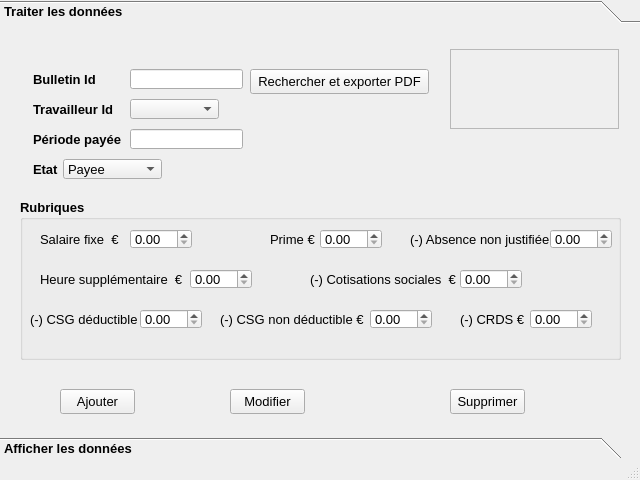
<?xml version="1.0" encoding="UTF-8"?>
<ui version="4.0">
 <class>Interface_Paie_RH</class>
 <widget class="QMainWindow" name="Interface_Paie_RH">
  <property name="geometry">
   <rect>
    <x>0</x>
    <y>0</y>
    <width>640</width>
    <height>480</height>
   </rect>
  </property>
  <property name="windowTitle">
   <string>Gestion des bulletins de salaire</string>
  </property>
  <property name="windowIcon">
   <iconset resource="rssources.qrc">
    <normaloff>:/images/logo_erp.png</normaloff>:/images/logo_erp.png</iconset>
  </property>
  <widget class="QWidget" name="centralwidget">
   <widget class="QToolBox" name="toolBox">
    <property name="geometry">
     <rect>
      <x>0</x>
      <y>0</y>
      <width>641</width>
      <height>460</height>
     </rect>
    </property>
    <property name="font">
     <font>
      <family>Arial</family>
      <pointsize>10</pointsize>
      <weight>75</weight>
      <bold>true</bold>
     </font>
    </property>
    <property name="currentIndex">
     <number>0</number>
    </property>
    <widget class="QWidget" name="page">
     <property name="geometry">
      <rect>
       <x>0</x>
       <y>0</y>
       <width>641</width>
       <height>400</height>
      </rect>
     </property>
     <attribute name="label">
      <string>Traiter les données</string>
     </attribute>
     <widget class="QPushButton" name="pushButton_bull_verifier">
      <property name="geometry">
       <rect>
        <x>250</x>
        <y>40</y>
        <width>179</width>
        <height>25</height>
       </rect>
      </property>
      <property name="font">
       <font>
        <family>Arial</family>
        <pointsize>10</pointsize>
        <weight>50</weight>
        <bold>false</bold>
       </font>
      </property>
      <property name="text">
       <string>Rechercher et exporter PDF</string>
      </property>
     </widget>
     <widget class="QLabel" name="label_etat">
      <property name="geometry">
       <rect>
        <x>33</x>
        <y>130</y>
        <width>28</width>
        <height>20</height>
       </rect>
      </property>
      <property name="font">
       <font>
        <family>Arial</family>
        <pointsize>10</pointsize>
        <weight>75</weight>
        <bold>true</bold>
       </font>
      </property>
      <property name="text">
       <string>Etat</string>
      </property>
     </widget>
     <widget class="QGroupBox" name="groupBox">
      <property name="geometry">
       <rect>
        <x>20</x>
        <y>170</y>
        <width>601</width>
        <height>161</height>
       </rect>
      </property>
      <property name="font">
       <font>
        <family>Arial</family>
        <pointsize>10</pointsize>
        <weight>75</weight>
        <bold>true</bold>
       </font>
      </property>
      <property name="title">
       <string>Rubriques</string>
      </property>
      <widget class="QLabel" name="label_salaire_fixe">
       <property name="geometry">
        <rect>
         <x>20</x>
         <y>30</y>
         <width>84</width>
         <height>20</height>
        </rect>
       </property>
       <property name="font">
        <font>
         <weight>50</weight>
         <bold>false</bold>
        </font>
       </property>
       <property name="text">
        <string>Salaire fixe  €</string>
       </property>
      </widget>
      <widget class="QDoubleSpinBox" name="doubleSpinBox_bull_fixe">
       <property name="geometry">
        <rect>
         <x>110</x>
         <y>30</y>
         <width>62</width>
         <height>20</height>
        </rect>
       </property>
       <property name="font">
        <font>
         <weight>50</weight>
         <bold>false</bold>
        </font>
       </property>
       <property name="maximum">
        <double>100150.000000000000000</double>
       </property>
      </widget>
      <widget class="QLabel" name="label_CSG_deductible">
       <property name="geometry">
        <rect>
         <x>10</x>
         <y>110</y>
         <width>107</width>
         <height>20</height>
        </rect>
       </property>
       <property name="font">
        <font>
         <weight>50</weight>
         <bold>false</bold>
        </font>
       </property>
       <property name="text">
        <string>(-) CSG déductible €</string>
       </property>
      </widget>
      <widget class="QLabel" name="label_CSG_non_deductible">
       <property name="geometry">
        <rect>
         <x>200</x>
         <y>110</y>
         <width>149</width>
         <height>20</height>
        </rect>
       </property>
       <property name="font">
        <font>
         <weight>50</weight>
         <bold>false</bold>
        </font>
       </property>
       <property name="text">
        <string>(-) CSG non déductible €</string>
       </property>
      </widget>
      <widget class="QDoubleSpinBox" name="doubleSpinBox_bull_csg">
       <property name="geometry">
        <rect>
         <x>120</x>
         <y>110</y>
         <width>62</width>
         <height>20</height>
        </rect>
       </property>
       <property name="font">
        <font>
         <weight>50</weight>
         <bold>false</bold>
        </font>
       </property>
       <property name="maximum">
        <double>100150.000000000000000</double>
       </property>
      </widget>
      <widget class="QDoubleSpinBox" name="doubleSpinBox_1bull_csgnon">
       <property name="geometry">
        <rect>
         <x>350</x>
         <y>110</y>
         <width>62</width>
         <height>20</height>
        </rect>
       </property>
       <property name="font">
        <font>
         <weight>50</weight>
         <bold>false</bold>
        </font>
       </property>
       <property name="maximum">
        <double>100150.000000000000000</double>
       </property>
      </widget>
      <widget class="QLabel" name="label_hs">
       <property name="geometry">
        <rect>
         <x>20</x>
         <y>70</y>
         <width>144</width>
         <height>20</height>
        </rect>
       </property>
       <property name="font">
        <font>
         <weight>50</weight>
         <bold>false</bold>
        </font>
       </property>
       <property name="text">
        <string>Heure supplémentaire  €</string>
       </property>
      </widget>
      <widget class="QDoubleSpinBox" name="doubleSpinBox_bull_hs">
       <property name="geometry">
        <rect>
         <x>170</x>
         <y>70</y>
         <width>62</width>
         <height>20</height>
        </rect>
       </property>
       <property name="font">
        <font>
         <weight>50</weight>
         <bold>false</bold>
        </font>
       </property>
       <property name="maximum">
        <double>100150.000000000000000</double>
       </property>
      </widget>
     </widget>
     <widget class="QLineEdit" name="lineEdit_bull_id">
      <property name="geometry">
       <rect>
        <x>130</x>
        <y>40</y>
        <width>113</width>
        <height>20</height>
       </rect>
      </property>
      <property name="font">
       <font>
        <family>Arial</family>
        <pointsize>10</pointsize>
        <weight>50</weight>
        <bold>false</bold>
       </font>
      </property>
     </widget>
     <widget class="QLabel" name="label_bulletin_id">
      <property name="geometry">
       <rect>
        <x>33</x>
        <y>40</y>
        <width>67</width>
        <height>20</height>
       </rect>
      </property>
      <property name="font">
       <font>
        <family>Arial</family>
        <pointsize>10</pointsize>
        <weight>75</weight>
        <bold>true</bold>
       </font>
      </property>
      <property name="text">
       <string>Bulletin Id</string>
      </property>
     </widget>
     <widget class="QLineEdit" name="lineEdit_bull_periode">
      <property name="geometry">
       <rect>
        <x>130</x>
        <y>100</y>
        <width>113</width>
        <height>20</height>
       </rect>
      </property>
      <property name="font">
       <font>
        <family>Arial</family>
        <pointsize>10</pointsize>
        <weight>50</weight>
        <bold>false</bold>
       </font>
      </property>
     </widget>
     <widget class="QComboBox" name="comboBox_bull_etat">
      <property name="geometry">
       <rect>
        <x>63</x>
        <y>130</y>
        <width>99</width>
        <height>20</height>
       </rect>
      </property>
      <property name="font">
       <font>
        <family>Arial</family>
        <pointsize>10</pointsize>
        <weight>50</weight>
        <bold>false</bold>
       </font>
      </property>
      <item>
       <property name="text">
        <string>Payee</string>
       </property>
      </item>
      <item>
       <property name="text">
        <string>Non payee</string>
       </property>
      </item>
     </widget>
     <widget class="QLabel" name="label_periode_payee">
      <property name="geometry">
       <rect>
        <x>33</x>
        <y>100</y>
        <width>97</width>
        <height>20</height>
       </rect>
      </property>
      <property name="font">
       <font>
        <family>Arial</family>
        <pointsize>10</pointsize>
        <weight>75</weight>
        <bold>true</bold>
       </font>
      </property>
      <property name="text">
       <string>Période payée</string>
      </property>
     </widget>
     <widget class="QLabel" name="label_travailleur_id">
      <property name="geometry">
       <rect>
        <x>33</x>
        <y>70</y>
        <width>90</width>
        <height>20</height>
       </rect>
      </property>
      <property name="font">
       <font>
        <family>Arial</family>
        <pointsize>10</pointsize>
        <weight>75</weight>
        <bold>true</bold>
       </font>
      </property>
      <property name="text">
       <string>Travailleur Id</string>
      </property>
     </widget>
     <widget class="QDoubleSpinBox" name="doubleSpinBox_bull_prime">
      <property name="geometry">
       <rect>
        <x>320</x>
        <y>200</y>
        <width>62</width>
        <height>20</height>
       </rect>
      </property>
      <property name="font">
       <font>
        <weight>50</weight>
        <bold>false</bold>
       </font>
      </property>
      <property name="maximum">
       <double>100150.000000000000000</double>
      </property>
     </widget>
     <widget class="QLabel" name="label_prime">
      <property name="geometry">
       <rect>
        <x>270</x>
        <y>200</y>
        <width>52</width>
        <height>20</height>
       </rect>
      </property>
      <property name="font">
       <font>
        <weight>50</weight>
        <bold>false</bold>
       </font>
      </property>
      <property name="text">
       <string>Prime €</string>
      </property>
     </widget>
     <widget class="QDoubleSpinBox" name="doubleSpinBox_bull_co">
      <property name="geometry">
       <rect>
        <x>460</x>
        <y>240</y>
        <width>62</width>
        <height>20</height>
       </rect>
      </property>
      <property name="font">
       <font>
        <weight>50</weight>
        <bold>false</bold>
       </font>
      </property>
      <property name="maximum">
       <double>100150.000000000000000</double>
      </property>
     </widget>
     <widget class="QLabel" name="label_cotisation">
      <property name="geometry">
       <rect>
        <x>310</x>
        <y>240</y>
        <width>150</width>
        <height>20</height>
       </rect>
      </property>
      <property name="font">
       <font>
        <weight>50</weight>
        <bold>false</bold>
       </font>
      </property>
      <property name="text">
       <string>(-) Cotisations sociales  €</string>
      </property>
     </widget>
     <widget class="QDoubleSpinBox" name="doubleSpinBox_bull_crds">
      <property name="geometry">
       <rect>
        <x>530</x>
        <y>280</y>
        <width>62</width>
        <height>20</height>
       </rect>
      </property>
      <property name="font">
       <font>
        <weight>50</weight>
        <bold>false</bold>
       </font>
      </property>
      <property name="maximum">
       <double>100150.000000000000000</double>
      </property>
     </widget>
     <widget class="QLabel" name="label_CRDS">
      <property name="geometry">
       <rect>
        <x>460</x>
        <y>280</y>
        <width>66</width>
        <height>20</height>
       </rect>
      </property>
      <property name="font">
       <font>
        <weight>50</weight>
        <bold>false</bold>
       </font>
      </property>
      <property name="text">
       <string>(-) CRDS €</string>
      </property>
     </widget>
     <widget class="QLabel" name="label_absence">
      <property name="geometry">
       <rect>
        <x>410</x>
        <y>200</y>
        <width>143</width>
        <height>20</height>
       </rect>
      </property>
      <property name="font">
       <font>
        <weight>50</weight>
        <bold>false</bold>
       </font>
      </property>
      <property name="text">
       <string>(-) Absence non justifiée € </string>
      </property>
     </widget>
     <widget class="QDoubleSpinBox" name="doubleSpinBox_bull_abs">
      <property name="geometry">
       <rect>
        <x>550</x>
        <y>200</y>
        <width>62</width>
        <height>20</height>
       </rect>
      </property>
      <property name="font">
       <font>
        <weight>50</weight>
        <bold>false</bold>
       </font>
      </property>
      <property name="maximum">
       <double>100150.000000000000000</double>
      </property>
     </widget>
     <widget class="QPushButton" name="pushButton_bull_ajouter">
      <property name="geometry">
       <rect>
        <x>60</x>
        <y>360</y>
        <width>75</width>
        <height>25</height>
       </rect>
      </property>
      <property name="font">
       <font>
        <family>Arial</family>
        <pointsize>10</pointsize>
        <weight>50</weight>
        <bold>false</bold>
       </font>
      </property>
      <property name="text">
       <string>Ajouter</string>
      </property>
     </widget>
     <widget class="QPushButton" name="pushButton_bull_modifier">
      <property name="geometry">
       <rect>
        <x>230</x>
        <y>360</y>
        <width>75</width>
        <height>25</height>
       </rect>
      </property>
      <property name="font">
       <font>
        <family>Arial</family>
        <pointsize>10</pointsize>
        <weight>50</weight>
        <bold>false</bold>
       </font>
      </property>
      <property name="text">
       <string>Modifier</string>
      </property>
     </widget>
     <widget class="QPushButton" name="pushButton_bull_supp">
      <property name="geometry">
       <rect>
        <x>450</x>
        <y>360</y>
        <width>75</width>
        <height>25</height>
       </rect>
      </property>
      <property name="font">
       <font>
        <family>Arial</family>
        <pointsize>10</pointsize>
        <weight>50</weight>
        <bold>false</bold>
       </font>
      </property>
      <property name="text">
       <string>Supprimer</string>
      </property>
     </widget>
     <widget class="QFrame" name="logo_edf">
      <property name="geometry">
       <rect>
        <x>450</x>
        <y>20</y>
        <width>169</width>
        <height>80</height>
       </rect>
      </property>
      <property name="styleSheet">
       <string notr="true">image: url(:/new/prefix1/EdfErp.png);
image: url(:/images/logo_edf_erp.png);</string>
      </property>
      <property name="frameShape">
       <enum>QFrame::StyledPanel</enum>
      </property>
      <property name="frameShadow">
       <enum>QFrame::Raised</enum>
      </property>
     </widget>
     <widget class="QComboBox" name="combo_id_emp">
      <property name="geometry">
       <rect>
        <x>130</x>
        <y>70</y>
        <width>89</width>
        <height>20</height>
       </rect>
      </property>
      <property name="font">
       <font>
        <weight>50</weight>
        <bold>false</bold>
       </font>
      </property>
     </widget>
    </widget>
    <widget class="QWidget" name="page_2">
     <property name="geometry">
      <rect>
       <x>0</x>
       <y>0</y>
       <width>641</width>
       <height>400</height>
      </rect>
     </property>
     <attribute name="label">
      <string>Afficher les données</string>
     </attribute>
     <widget class="QTableView" name="tableView_paie">
      <property name="geometry">
       <rect>
        <x>10</x>
        <y>30</y>
        <width>621</width>
        <height>341</height>
       </rect>
      </property>
     </widget>
     <widget class="QPushButton" name="pushButton_paie_actualiser">
      <property name="geometry">
       <rect>
        <x>10</x>
        <y>0</y>
        <width>75</width>
        <height>25</height>
       </rect>
      </property>
      <property name="font">
       <font>
        <weight>50</weight>
        <bold>false</bold>
       </font>
      </property>
      <property name="text">
       <string>Actualiser</string>
      </property>
     </widget>
    </widget>
   </widget>
  </widget>
  <widget class="QMenuBar" name="menubar">
   <property name="geometry">
    <rect>
     <x>0</x>
     <y>0</y>
     <width>640</width>
     <height>21</height>
    </rect>
   </property>
  </widget>
  <widget class="QStatusBar" name="statusbar"/>
 </widget>
 <tabstops>
  <tabstop>lineEdit_bull_id</tabstop>
  <tabstop>lineEdit_bull_periode</tabstop>
  <tabstop>comboBox_bull_etat</tabstop>
  <tabstop>doubleSpinBox_bull_fixe</tabstop>
  <tabstop>doubleSpinBox_bull_prime</tabstop>
  <tabstop>doubleSpinBox_bull_abs</tabstop>
  <tabstop>doubleSpinBox_bull_hs</tabstop>
  <tabstop>doubleSpinBox_bull_co</tabstop>
  <tabstop>doubleSpinBox_bull_csg</tabstop>
  <tabstop>doubleSpinBox_1bull_csgnon</tabstop>
  <tabstop>doubleSpinBox_bull_crds</tabstop>
  <tabstop>pushButton_bull_ajouter</tabstop>
  <tabstop>pushButton_bull_modifier</tabstop>
  <tabstop>pushButton_bull_supp</tabstop>
  <tabstop>pushButton_bull_verifier</tabstop>
  <tabstop>pushButton_paie_actualiser</tabstop>
  <tabstop>tableView_paie</tabstop>
 </tabstops>
 <resources>
  <include location="rssources.qrc"/>
 </resources>
 <connections/>
</ui>
